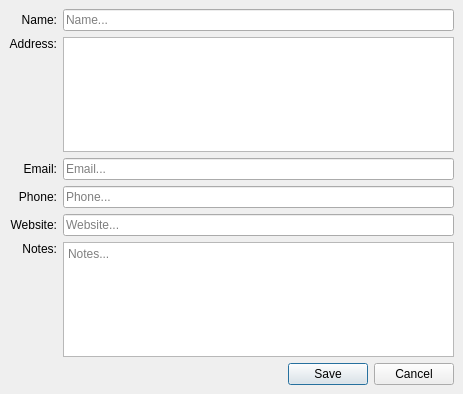
<?xml version="1.0" encoding="UTF-8"?>
<ui version="4.0">
 <class>Form</class>
 <widget class="QDialog" name="Form">
  <property name="geometry">
   <rect>
    <x>0</x>
    <y>0</y>
    <width>463</width>
    <height>394</height>
   </rect>
  </property>
  <property name="windowTitle">
   <string>Form</string>
  </property>
  <layout class="QHBoxLayout" name="horizontalLayout">
   <property name="spacing">
    <number>0</number>
   </property>
   <property name="leftMargin">
    <number>0</number>
   </property>
   <property name="topMargin">
    <number>0</number>
   </property>
   <property name="rightMargin">
    <number>0</number>
   </property>
   <property name="bottomMargin">
    <number>0</number>
   </property>
   <item>
    <widget class="QWidget" name="widget" native="true">
     <property name="contextMenuPolicy">
      <enum>Qt::ContextMenuPolicy::ActionsContextMenu</enum>
     </property>
     <property name="autoFillBackground">
      <bool>false</bool>
     </property>
     <property name="styleSheet">
      <string notr="true"/>
     </property>
     <layout class="QVBoxLayout" name="verticalLayout_3" stretch="0">
      <property name="leftMargin">
       <number>0</number>
      </property>
      <property name="topMargin">
       <number>0</number>
      </property>
      <property name="rightMargin">
       <number>0</number>
      </property>
      <property name="bottomMargin">
       <number>0</number>
      </property>
      <item>
       <layout class="QVBoxLayout" name="verticalLayout">
        <property name="leftMargin">
         <number>9</number>
        </property>
        <property name="topMargin">
         <number>9</number>
        </property>
        <property name="rightMargin">
         <number>9</number>
        </property>
        <property name="bottomMargin">
         <number>9</number>
        </property>
        <item>
         <layout class="QGridLayout" name="gridLayout">
          <item row="3" column="3">
           <widget class="QLineEdit" name="lineEdit_phone">
            <property name="placeholderText">
             <string>Phone...</string>
            </property>
           </widget>
          </item>
          <item row="6" column="0">
           <widget class="QLabel" name="label_4">
            <property name="text">
             <string>Notes:</string>
            </property>
            <property name="alignment">
             <set>Qt::AlignmentFlag::AlignRight|Qt::AlignmentFlag::AlignTop|Qt::AlignmentFlag::AlignTrailing</set>
            </property>
            <property name="buddy">
             <cstring>plainTextEdit_notes</cstring>
            </property>
           </widget>
          </item>
          <item row="4" column="3">
           <widget class="QLineEdit" name="lineEdit_website">
            <property name="placeholderText">
             <string>Website...</string>
            </property>
           </widget>
          </item>
          <item row="4" column="0">
           <widget class="QLabel" name="label_2">
            <property name="text">
             <string>Website:</string>
            </property>
            <property name="alignment">
             <set>Qt::AlignmentFlag::AlignRight|Qt::AlignmentFlag::AlignTrailing|Qt::AlignmentFlag::AlignVCenter</set>
            </property>
            <property name="buddy">
             <cstring>lineEdit_website</cstring>
            </property>
           </widget>
          </item>
          <item row="3" column="0">
           <widget class="QLabel" name="label_6">
            <property name="text">
             <string>Phone:</string>
            </property>
            <property name="alignment">
             <set>Qt::AlignmentFlag::AlignRight|Qt::AlignmentFlag::AlignTrailing|Qt::AlignmentFlag::AlignVCenter</set>
            </property>
            <property name="buddy">
             <cstring>lineEdit_phone</cstring>
            </property>
           </widget>
          </item>
          <item row="0" column="3">
           <widget class="QLineEdit" name="lineEdit_name">
            <property name="placeholderText">
             <string>Name...</string>
            </property>
           </widget>
          </item>
          <item row="0" column="0">
           <widget class="QLabel" name="label">
            <property name="text">
             <string>Name:</string>
            </property>
            <property name="alignment">
             <set>Qt::AlignmentFlag::AlignRight|Qt::AlignmentFlag::AlignTrailing|Qt::AlignmentFlag::AlignVCenter</set>
            </property>
            <property name="buddy">
             <cstring>lineEdit_name</cstring>
            </property>
           </widget>
          </item>
          <item row="2" column="0">
           <widget class="QLabel" name="label_3">
            <property name="text">
             <string>Email:</string>
            </property>
            <property name="alignment">
             <set>Qt::AlignmentFlag::AlignRight|Qt::AlignmentFlag::AlignTrailing|Qt::AlignmentFlag::AlignVCenter</set>
            </property>
            <property name="buddy">
             <cstring>lineEdit_email</cstring>
            </property>
           </widget>
          </item>
          <item row="2" column="3">
           <widget class="QLineEdit" name="lineEdit_email">
            <property name="placeholderText">
             <string>Email...</string>
            </property>
           </widget>
          </item>
          <item row="6" column="3">
           <widget class="QPlainTextEdit" name="plainTextEdit_notes">
            <property name="placeholderText">
             <string>Notes...</string>
            </property>
           </widget>
          </item>
          <item row="1" column="0">
           <widget class="QLabel" name="label_5">
            <property name="text">
             <string>Address:</string>
            </property>
            <property name="alignment">
             <set>Qt::AlignmentFlag::AlignRight|Qt::AlignmentFlag::AlignTop|Qt::AlignmentFlag::AlignTrailing</set>
            </property>
            <property name="buddy">
             <cstring>plainTextEdit_address</cstring>
            </property>
           </widget>
          </item>
          <item row="1" column="3">
           <widget class="QPlainTextEdit" name="plainTextEdit_address">
            <property name="tabChangesFocus">
             <bool>true</bool>
            </property>
            <property name="documentTitle">
             <string/>
            </property>
            <property name="plainText">
             <string/>
            </property>
            <property name="backgroundVisible">
             <bool>false</bool>
            </property>
            <property name="centerOnScroll">
             <bool>false</bool>
            </property>
            <property name="placeholderText">
             <string>Address...</string>
            </property>
           </widget>
          </item>
         </layout>
        </item>
        <item>
         <layout class="QHBoxLayout" name="buttonsLayout">
          <item>
           <spacer name="horizontalSpacer_2">
            <property name="orientation">
             <enum>Qt::Orientation::Horizontal</enum>
            </property>
            <property name="sizeHint" stdset="0">
             <size>
              <width>40</width>
              <height>20</height>
             </size>
            </property>
           </spacer>
          </item>
          <item>
           <widget class="QPushButton" name="pushButton_save">
            <property name="maximumSize">
             <size>
              <width>16777215</width>
              <height>16777215</height>
             </size>
            </property>
            <property name="text">
             <string>Save</string>
            </property>
           </widget>
          </item>
          <item>
           <widget class="QPushButton" name="pushButton_cancel">
            <property name="maximumSize">
             <size>
              <width>16777215</width>
              <height>16777215</height>
             </size>
            </property>
            <property name="text">
             <string>Cancel</string>
            </property>
           </widget>
          </item>
         </layout>
        </item>
       </layout>
      </item>
     </layout>
    </widget>
   </item>
  </layout>
 </widget>
 <tabstops>
  <tabstop>lineEdit_name</tabstop>
  <tabstop>plainTextEdit_address</tabstop>
  <tabstop>lineEdit_email</tabstop>
  <tabstop>lineEdit_phone</tabstop>
  <tabstop>lineEdit_website</tabstop>
  <tabstop>plainTextEdit_notes</tabstop>
  <tabstop>pushButton_save</tabstop>
  <tabstop>pushButton_cancel</tabstop>
 </tabstops>
 <resources/>
 <connections/>
</ui>
